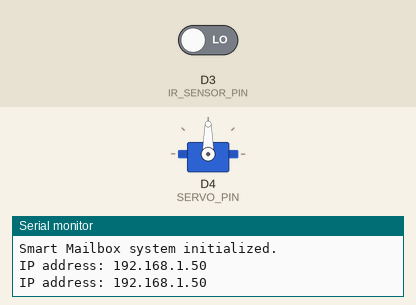
A sketch run on a simulated ESP8266 (NodeMCU). Shown: servo, the last lines printed to the serial monitor. Inputs (shaded band) come from the test bench; at power-on: D3 (IR_SENSOR_PIN) LOW. WiFi joins after 1.5 s; servers stay silent unless stated.

Above: at 3.2 s.
3.3 s: D3 (IR_SENSOR_PIN) driven HIGH
At 5.5 s:
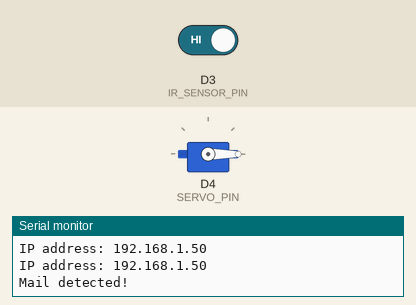
Timing chart, 0 to 11.5 s (numbered marks = the images above; inputs shaded):
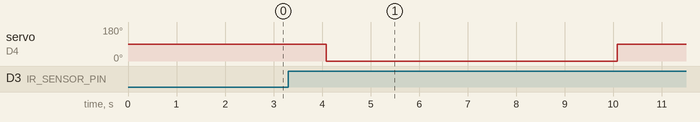

Measured:
- after the input at 3.3 s, servo on D4 (SERVO_PIN): 90° → 0° after 0.79 s, → 90° 6.0 s later

The sketch:

sm_code.ino
```cpp
#include <ESP8266WiFi.h>
#include <Servo.h>


// Define pin connections
#define IR_SENSOR_PIN D3
#define SERVO_PIN D4

// Wi-Fi credentials
const char* ssid = "Pooja";
const char* password = "pooja9880";

// Initialize objects
Servo mailboxServo;
WiFiServer server(80);

int mailCount = 0;

void setup() {
  Serial.begin(9600);

  // Connect to Wi-Fi
  WiFi.begin(ssid, password);
  while (WiFi.status() != WL_CONNECTED) {
    delay(1000);
    Serial.println("Connecting to WiFi...");
  }

  Serial.println("WiFi connected.");

  // Print IP address
  Serial.print("IP address: ");
  Serial.println(WiFi.localIP());

  server.begin();
  Serial.println("Server started.");

  mailboxServo.attach(SERVO_PIN);
  pinMode(IR_SENSOR_PIN, INPUT);


  Serial.println("Smart Mailbox system initialized.");
}

void loop() {
  WiFiClient client = server.available(); // Listen for incoming clients

  if (client) {
    Serial.println("New client connected.");
    client.println("HTTP/1.1 200 OK");
    client.println("Content-Type: text/html");
    client.println("Connection: close");  // Close the connection after the response
    client.println();
    client.println("<!DOCTYPE HTML>");
    client.println("<html><head><title>Smart Mailbox</title></head><body>");
    client.println("<h1>Smart Mailbox</h1>");
    client.println("<p>Number of mails: " + String(mailCount) + "</p>");
    client.println("</body></html>");
    client.stop();  // Close the connection
    Serial.println("Client disconnected.");
  }

  int mailStatus = digitalRead(IR_SENSOR_PIN);

  if (mailStatus == HIGH) {
    mailCount++;
    Serial.println("Mail detected!");
    openMailbox();
    delay(5000); // Wait for a few seconds
    closeMailbox();
    Serial.println("Mailbox closed.");
  }

  // Update LCD display with mail count

  // Print IP address on serial monitor
  Serial.print("IP address: ");
  Serial.println(WiFi.localIP());

  delay(1000); // Delay between iterations
}

void openMailbox() {
  mailboxServo.write(0); // Open the mailbox
  delay(1000); // Wait for the servo to reach the desired position
}

void closeMailbox() {
  mailboxServo.write(90); // Close the mailbox
  delay(1000); // Wait for the servo to reach the desired position
}
```
